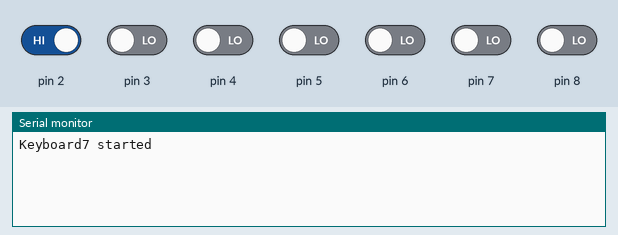
Recording of a sketch running on a simulated Arduino Uno, built with avr-gcc and run on an emulated ATmega328P. Shown: the last lines printed to the serial monitor. The inputs (shaded band) are chosen by the test bench; at power-on: pin 2 HIGH, pin 3–8 LOW.

Above: at 1.2 s.
1.3 s: pin 2 driven LOW and pin 5 driven HIGH
At 2.3 s:
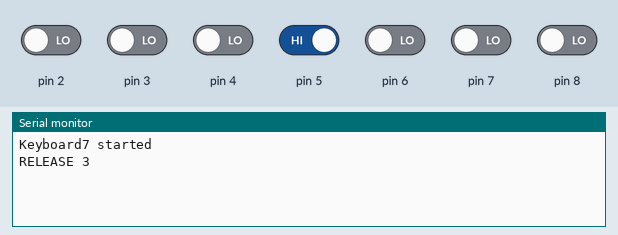
2.8 s: pin 3 driven HIGH and pin 5 driven LOW
At 3.5 s:
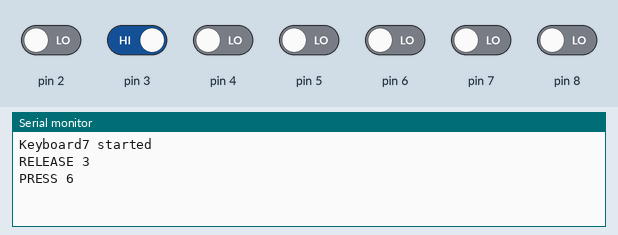

The sketch:

keyboard7.ino
```cpp
int pin_state[14];

//    2   3   4   6
// 7 |1| |4| |7| |*|
// 8 |2| |5| |8| |0|
// 5 |3| |6| |9| |#|
//

// pin -> grid line (+1)
int ver[14] = { 0,0,1,2,3,0,4,0,0,0,0,0,0,0 };
int hor[14] = { 0,0,0,0,0,3,0,1,2,0,0,0,0,0 };

char button[4][3] =
  { { '1', '2', '3' },
    { '4', '5', '6' },
    { '7', '8', '9' },
    { '*', '0', '#' } };

int h;
int v;

void setup() {
  int i;
  Serial.begin (9600);
  while (!Serial) {
    ; // wait for serial port to connect. Needed for native USB port only
  }
  Serial.println ("Keyboard7 started");

  for (i = 2; i <= 8; i++) {
    pinMode(i, INPUT);
    pin_state[i] = digitalRead(i);
  }
  h = 0;
  v = 0;
}

void loop()
{
  int i;

  for (i = 2; i <= 8; i++) {
    int s = digitalRead(i);
    if (s != pin_state[i]) {
      int j;
      pin_state[i] = s;
      if ((j = hor[i]) != 0) h = j;
      else if ((j = ver[i]) != 0) v = j;
      if ((v != 0) && (h != 0)) {
        if (s == LOW)
          Serial.print("PRESS ");
        else
          Serial.print("RELEASE ");
        Serial.println(button[v-1][h-1]);
        h = v = 0;
      }
    }
  }
}
```

Measured:
- after the input at 1.3 s, the serial monitor: prints a new line at once (image 1)
- after the input at 2.8 s, the serial monitor: prints a new line at once (image 2)
